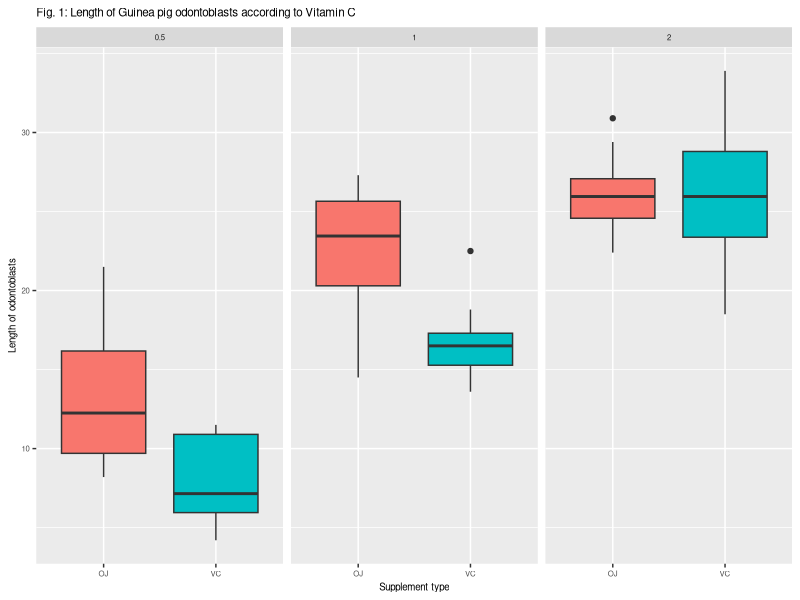

Here is the R script that generated this plot:
## ---- chunk 1
packages <- c("datasets", "dplyr", "ggplot2")
sapply(packages, require, character.only = TRUE, quietly = TRUE)
## ---- chunk 2
data(ToothGrowth); str(ToothGrowth)
## ---- chunk 3
ToothGrowth$dose <- as.factor(ToothGrowth$dose)
## ---- chunk 4
ggplot(ToothGrowth, aes(x = supp, y = len)) +
    geom_boxplot(aes(fill = supp)) +
    facet_wrap( ~ dose) +
    labs(title = "Fig. 1: Length of Guinea pig odontoblasts according to Vitamin C",
         x = "Supplement type",
         y = "Length of odontoblasts") +
    scale_fill_discrete(guide = FALSE) +
    theme(text = element_text(size = 7))
## ---- chunk 5
summary(ToothGrowth)
## ---- chunk 6
by(ToothGrowth$len, INDICES = list(ToothGrowth$supp, ToothGrowth$dose), summary)
## ---- chunk 7
## Test 1
t.test(len ~ supp, data = ToothGrowth)
## ---- chunk 8
## Only keep the dose levels .5 and 2 mg/day
subTG1 <- ToothGrowth %>% filter(dose != 1)

## Test 2
T1 <- t.test(len ~ dose, data = subTG1)
print(T1)
## ---- chunk 9
## Only keep the dose levels .5 and 1 mg/day
subTG2 <- ToothGrowth %>% filter(dose != 2)

## Test 3
T2 <- t.test(len ~ dose, data = subTG2)
print(T2)
## ---- chunk 10
## Only keep the dose levels 1 and 2 mg/day
subTG3 <- ToothGrowth %>% filter(dose != .5)

## Test 4
T3 <- t.test(len ~ dose, data = subTG3)
print(T3)
## ---- chunk 11
summaryTG <- data.frame(doseL = c(0.5, 0.5, 1), 
                        doseH = c(1, 2, 2),
                        pValue = c(T1$p.value, T2$p.value, T3$p.value),
                        lowerBoundCI = c(T1$conf.int[1], T2$conf.int[1], T3$conf.int[1]),
                        upperBoundCI = c(T1$conf.int[2], T2$conf.int[2], T3$conf.int[2]),
                        doseLMean = c(T1$estimate[1], T2$estimate[1], T3$estimate[1]),
                        doseHMean = c(T1$estimate[2], T2$estimate[2], T3$estimate[2]))
print(summaryTG)
## ---- chunk 12

## ---- chunk 13

## ---- chunk 14

## ---- chunk 15

## ---- chunk 16

## ---- chunk 17

